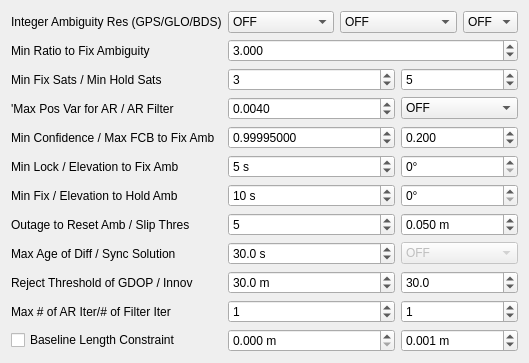
     <widget class="QWidget" name="TabSheet2">
      <property name="toolTip">
       <string/>
      </property>
      <attribute name="title">
       <string>Setting&amp;2</string>
      </attribute>
      <layout class="QGridLayout" name="gridLayout_2">
       <item row="16" column="1" colspan="2">
        <widget class="QDoubleSpinBox" name="RejectGdop">
         <property name="suffix">
          <string> m</string>
         </property>
         <property name="decimals">
          <number>1</number>
         </property>
         <property name="maximum">
          <double>1000.000000000000000</double>
         </property>
         <property name="value">
          <double>30.000000000000000</double>
         </property>
        </widget>
       </item>
       <item row="16" column="3" colspan="2">
        <widget class="QDoubleSpinBox" name="RejectThres">
         <property name="decimals">
          <number>1</number>
         </property>
         <property name="maximum">
          <double>1000.000000000000000</double>
         </property>
         <property name="value">
          <double>30.000000000000000</double>
         </property>
        </widget>
       </item>
       <item row="0" column="4">
        <widget class="QComboBox" name="BdsAmbRes">
         <property name="enabled">
          <bool>true</bool>
         </property>
         <property name="toolTip">
          <string/>
         </property>
         <item>
          <property name="text">
           <string>OFF</string>
          </property>
         </item>
         <item>
          <property name="text">
           <string>ON</string>
          </property>
         </item>
        </widget>
       </item>
       <item row="2" column="0">
        <widget class="QLabel" name="LabelRatio">
         <property name="enabled">
          <bool>true</bool>
         </property>
         <property name="toolTip">
          <string/>
         </property>
         <property name="text">
          <string>Min Ratio to Fix Ambiguity</string>
         </property>
        </widget>
       </item>
       <item row="6" column="0">
        <widget class="QLabel" name="LabelConf">
         <property name="enabled">
          <bool>true</bool>
         </property>
         <property name="toolTip">
          <string/>
         </property>
         <property name="text">
          <string>Min Confidence / Max FCB to Fix Amb</string>
         </property>
        </widget>
       </item>
       <item row="8" column="0">
        <widget class="QLabel" name="Label13">
         <property name="enabled">
          <bool>true</bool>
         </property>
         <property name="toolTip">
          <string/>
         </property>
         <property name="text">
          <string>Min Lock / Elevation to Fix Amb</string>
         </property>
        </widget>
       </item>
       <item row="10" column="0">
        <widget class="QLabel" name="LabelHold">
         <property name="enabled">
          <bool>true</bool>
         </property>
         <property name="toolTip">
          <string/>
         </property>
         <property name="text">
          <string>Min Fix / Elevation to Hold Amb</string>
         </property>
        </widget>
       </item>
       <item row="13" column="0">
        <widget class="QLabel" name="Label22">
         <property name="enabled">
          <bool>true</bool>
         </property>
         <property name="toolTip">
          <string/>
         </property>
         <property name="text">
          <string>Outage to Reset Amb / Slip Thres</string>
         </property>
        </widget>
       </item>
       <item row="19" column="3" colspan="2">
        <widget class="QSpinBox" name="NumIter">
         <property name="value">
          <number>1</number>
         </property>
        </widget>
       </item>
       <item row="2" column="1" colspan="4">
        <widget class="QDoubleSpinBox" name="ValidThresAR">
         <property name="decimals">
          <number>3</number>
         </property>
         <property name="maximum">
          <double>100.000000000000000</double>
         </property>
         <property name="value">
          <double>3.000000000000000</double>
         </property>
        </widget>
       </item>
       <item row="8" column="3" colspan="2">
        <widget class="QDoubleSpinBox" name="ElMaskAR">
         <property name="suffix">
          <string>°</string>
         </property>
         <property name="decimals">
          <number>0</number>
         </property>
         <property name="maximum">
          <double>90.000000000000000</double>
         </property>
        </widget>
       </item>
       <item row="8" column="1" colspan="2">
        <widget class="QSpinBox" name="LockCntFixAmb">
         <property name="suffix">
          <string> s</string>
         </property>
         <property name="maximum">
          <number>3600</number>
         </property>
         <property name="value">
          <number>5</number>
         </property>
        </widget>
       </item>
       <item row="15" column="0">
        <widget class="QLabel" name="Label14">
         <property name="enabled">
          <bool>true</bool>
         </property>
         <property name="toolTip">
          <string/>
         </property>
         <property name="text">
          <string>Max Age of Diff / Sync Solution</string>
         </property>
        </widget>
       </item>
       <item row="15" column="3" colspan="2">
        <widget class="QComboBox" name="SyncSol">
         <property name="enabled">
          <bool>false</bool>
         </property>
         <property name="toolTip">
          <string/>
         </property>
         <item>
          <property name="text">
           <string>OFF</string>
          </property>
         </item>
         <item>
          <property name="text">
           <string>ON</string>
          </property>
         </item>
         <item>
          <property name="text">
           <string>Auto Calibration</string>
          </property>
         </item>
        </widget>
       </item>
       <item row="16" column="0">
        <widget class="QLabel" name="Label11">
         <property name="enabled">
          <bool>true</bool>
         </property>
         <property name="toolTip">
          <string/>
         </property>
         <property name="text">
          <string>Reject Threshold of GDOP / Innov</string>
         </property>
        </widget>
       </item>
       <item row="19" column="0">
        <widget class="QLabel" name="Label37">
         <property name="enabled">
          <bool>true</bool>
         </property>
         <property name="toolTip">
          <string/>
         </property>
         <property name="text">
          <string>Max # of AR Iter/# of Filter Iter</string>
         </property>
        </widget>
       </item>
       <item row="21" column="1" colspan="2">
        <widget class="QDoubleSpinBox" name="BaselineLen">
         <property name="suffix">
          <string> m</string>
         </property>
         <property name="decimals">
          <number>3</number>
         </property>
         <property name="maximum">
          <double>10000.000000000000000</double>
         </property>
        </widget>
       </item>
       <item row="21" column="3" colspan="2">
        <widget class="QDoubleSpinBox" name="BaselineSig">
         <property name="suffix">
          <string> m</string>
         </property>
         <property name="decimals">
          <number>3</number>
         </property>
         <property name="value">
          <double>0.001000000000000</double>
         </property>
        </widget>
       </item>
       <item row="3" column="0">
        <widget class="QLabel" name="Label49">
         <property name="text">
          <string>Min Fix Sats / Min Hold Sats</string>
         </property>
        </widget>
       </item>
       <item row="13" column="3" colspan="2">
        <widget class="QDoubleSpinBox" name="SlipThres">
         <property name="suffix">
          <string> m</string>
         </property>
         <property name="decimals">
          <number>3</number>
         </property>
         <property name="value">
          <double>0.050000000000000</double>
         </property>
        </widget>
       </item>
       <item row="15" column="1" colspan="2">
        <widget class="QDoubleSpinBox" name="MaxAgeDiff">
         <property name="suffix">
          <string> s</string>
         </property>
         <property name="decimals">
          <number>1</number>
         </property>
         <property name="maximum">
          <double>10000.000000000000000</double>
         </property>
         <property name="value">
          <double>30.000000000000000</double>
         </property>
        </widget>
       </item>
       <item row="19" column="1" colspan="2">
        <widget class="QSpinBox" name="ARIter">
         <property name="value">
          <number>1</number>
         </property>
        </widget>
       </item>
       <item row="10" column="1" colspan="2">
        <widget class="QSpinBox" name="FixCntHoldAmb">
         <property name="suffix">
          <string> s</string>
         </property>
         <property name="maximum">
          <number>1000</number>
         </property>
         <property name="value">
          <number>10</number>
         </property>
        </widget>
       </item>
       <item row="0" column="0">
        <widget class="QLabel" name="Label25">
         <property name="enabled">
          <bool>true</bool>
         </property>
         <property name="toolTip">
          <string/>
         </property>
         <property name="text">
          <string>Integer Ambiguity Res (GPS/GLO/BDS)</string>
         </property>
        </widget>
       </item>
       <item row="0" column="1">
        <widget class="QComboBox" name="AmbRes">
         <property name="enabled">
          <bool>true</bool>
         </property>
         <property name="toolTip">
          <string/>
         </property>
         <item>
          <property name="text">
           <string>OFF</string>
          </property>
         </item>
         <item>
          <property name="text">
           <string>Continuous</string>
          </property>
         </item>
         <item>
          <property name="text">
           <string>Instantaneous</string>
          </property>
         </item>
         <item>
          <property name="text">
           <string>Fix and Hold</string>
          </property>
         </item>
         <item>
          <property name="text">
           <string>PPP-AR</string>
          </property>
         </item>
        </widget>
       </item>
       <item row="0" column="2" colspan="2">
        <widget class="QComboBox" name="GloAmbRes">
         <property name="enabled">
          <bool>true</bool>
         </property>
         <property name="toolTip">
          <string/>
         </property>
         <item>
          <property name="text">
           <string>OFF</string>
          </property>
         </item>
         <item>
          <property name="text">
           <string>ON</string>
          </property>
         </item>
         <item>
          <property name="text">
           <string>Auto Calibration</string>
          </property>
         </item>
         <item>
          <property name="text">
           <string>Fix and Hold</string>
          </property>
         </item>
        </widget>
       </item>
       <item row="10" column="3" colspan="2">
        <widget class="QDoubleSpinBox" name="ElMaskHold">
         <property name="suffix">
          <string>°</string>
         </property>
         <property name="decimals">
          <number>0</number>
         </property>
         <property name="maximum">
          <double>90.000000000000000</double>
         </property>
        </widget>
       </item>
       <item row="13" column="1" colspan="2">
        <widget class="QSpinBox" name="OutCntResetAmb">
         <property name="maximum">
          <number>100</number>
         </property>
         <property name="value">
          <number>5</number>
         </property>
        </widget>
       </item>
       <item row="6" column="1" colspan="2">
        <widget class="QDoubleSpinBox" name="ThresAR2">
         <property name="decimals">
          <number>8</number>
         </property>
         <property name="maximum">
          <double>100.000000000000000</double>
         </property>
         <property name="value">
          <double>0.999950000000000</double>
         </property>
        </widget>
       </item>
       <item row="6" column="3" colspan="2">
        <widget class="QDoubleSpinBox" name="ThresAR3">
         <property name="decimals">
          <number>3</number>
         </property>
         <property name="maximum">
          <double>1000.000000000000000</double>
         </property>
         <property name="value">
          <double>0.200000000000000</double>
         </property>
        </widget>
       </item>
       <item row="21" column="0">
        <widget class="QCheckBox" name="BaselineConst">
         <property name="toolTip">
          <string/>
         </property>
         <property name="text">
          <string>Baseline Length Constraint</string>
         </property>
         <property name="checked">
          <bool>false</bool>
         </property>
        </widget>
       </item>
       <item row="4" column="0">
        <widget class="QLabel" name="Label50">
         <property name="text">
          <string>'Max Pos Var for AR / AR Filter</string>
         </property>
        </widget>
       </item>
       <item row="3" column="3" colspan="2">
        <widget class="QSpinBox" name="MinHoldSats">
         <property name="value">
          <number>5</number>
         </property>
        </widget>
       </item>
       <item row="3" column="1" colspan="2">
        <widget class="QSpinBox" name="MinFixSats">
         <property name="value">
          <number>3</number>
         </property>
        </widget>
       </item>
       <item row="4" column="3" colspan="2">
        <widget class="QComboBox" name="ARFilter">
         <item>
          <property name="text">
           <string>OFF</string>
          </property>
         </item>
         <item>
          <property name="text">
           <string>ON</string>
          </property>
         </item>
        </widget>
       </item>
       <item row="4" column="1" colspan="2">
        <widget class="QDoubleSpinBox" name="MaxPosVarAR">
         <property name="decimals">
          <number>4</number>
         </property>
         <property name="singleStep">
          <double>0.001000000000000</double>
         </property>
         <property name="value">
          <double>0.004000000000000</double>
         </property>
        </widget>
       </item>
      </layout>
     </widget>
